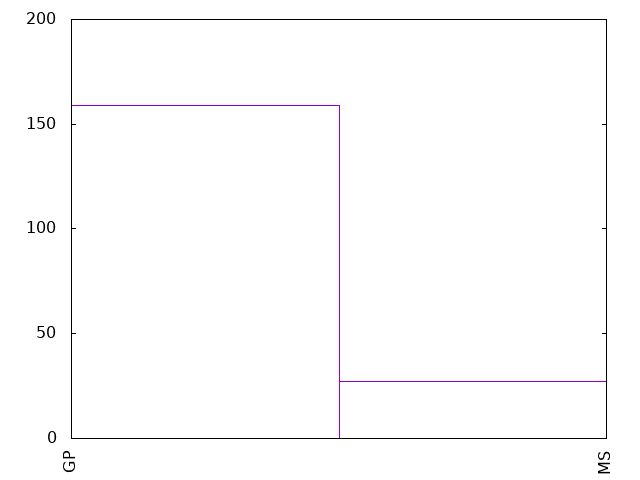

Recreate this plot in gnuplot.
set term png
set out "0-10school.png"
set key off
set xtics rotate
set yrange[0:200]

plot '0-10school.dat' using 1:xticlabel(2) with boxes
